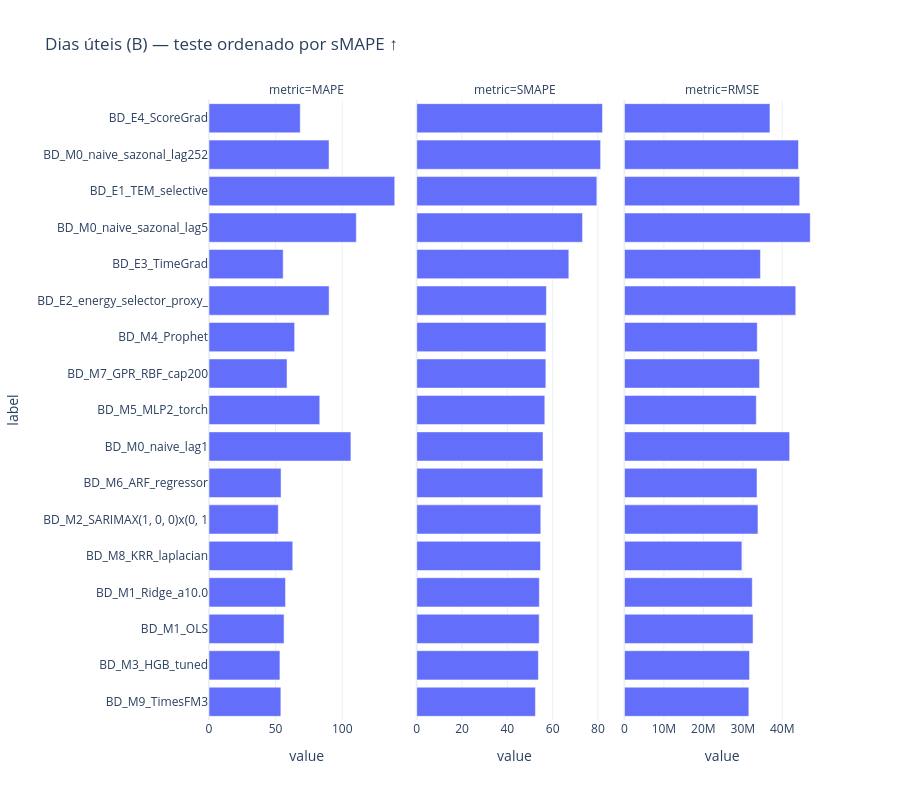
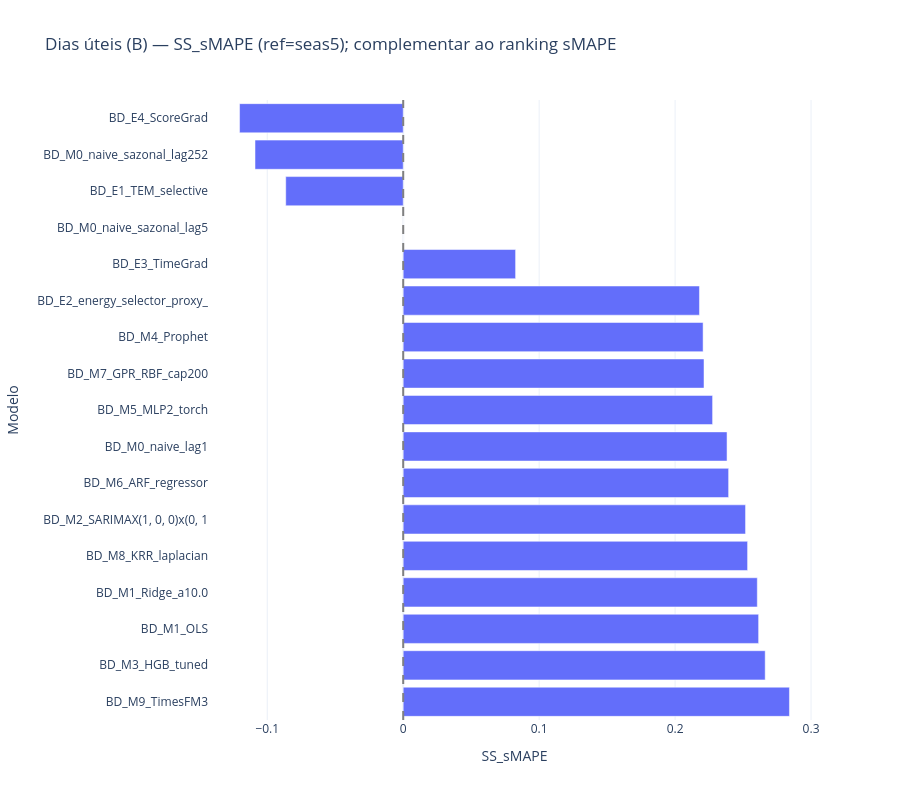
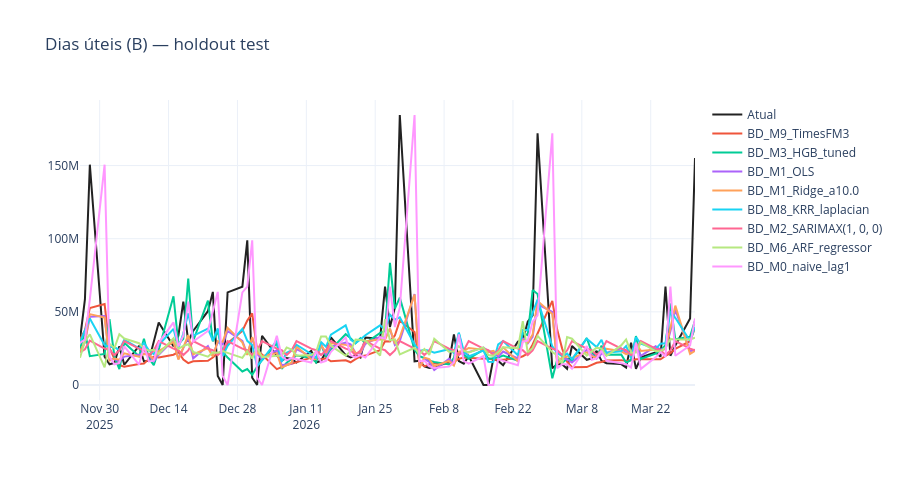
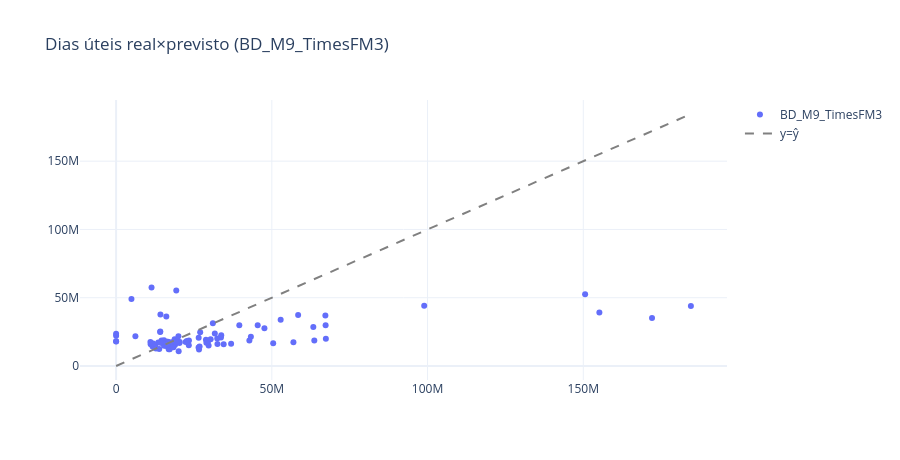

Here is the notebook cell these charts were saved with, in order:
### Markdown cell above
### Daily comparison — Ranking B (business days)

**How to read.** Same as ranking A, but the target is the **business-days-only** series. Primary ranking = sMAPE(test) on this grain; SS vs seas5. CSVs: `metrics_business_daily_test_ranked.csv`. Compare with A in the discussion — different targets, not a tie-break for the calendar grain.

### Code cell
res_df_bd = pd.DataFrame(results_bd)
if (not RUN_BUSINESS_DAILY) or res_df_bd.empty:
    print("Sem results_bd")
else:
    lag_bd = ctx_bd.split.seasonal_lag if ctx_bd is not None else 5
    pref_bd = ctx_bd.split.id_prefix if ctx_bd is not None else "BD_"
    res_df_bd = attach_skill_scores(res_df_bd, seasonal_lag=lag_bd, id_prefix=pref_bd)
    full_path = OUT_DIR / "metrics_business_daily_eval_protocol.csv"
    res_df_bd.to_csv(full_path, index=False)
    print("full business_daily ->", public_path_label(full_path))
    test_df_bd = res_df_bd[res_df_bd["stage"] == "test"].drop_duplicates(subset=["modelo"], keep="last")
    test_df_bd = filter_main_ranking(test_df_bd)
    test_df_bd = attach_skill_scores(test_df_bd, seasonal_lag=lag_bd, id_prefix=pref_bd)
    ranked_path = OUT_DIR / "metrics_business_daily_test_ranked.csv"
    test_df_bd.to_csv(ranked_path, index=False)
    print("ranked business_daily B ->", public_path_label(ranked_path))
    cols = [c for c in ["modelo", "MAPE", "SMAPE", "SS_SMAPE", "RMSE", "notes"] if c in test_df_bd.columns]
    print("=== Ranking B (business days): sMAPE ===")
    print(test_df_bd[cols].to_string(index=False))

    plot_models = [m for m in test_df_bd["modelo"] if m in preds_bd and np.isfinite(np.asarray(preds_bd[m], float)).any()]
    if plot_models and ctx_bd is not None:
        rows = []
        for m in plot_models:
            r = test_df_bd[test_df_bd["modelo"] == m].iloc[0]
            rows.append({"label": m[:28], "MAPE": r["MAPE"], "SMAPE": r["SMAPE"], "RMSE": r["RMSE"],
                         "SS_SMAPE": r.get("SS_SMAPE", np.nan)})
        plot_df = pd.DataFrame(rows).sort_values("SMAPE")
        long = plot_df.melt(id_vars=["label"], value_vars=["MAPE", "SMAPE", "RMSE"], var_name="metric", value_name="value")
        fig = px.bar(long, x="value", y="label", facet_col="metric", orientation="h",
                     title="Business days (B) — test ordered by sMAPE ↑", template="plotly_white")
        fig.update_xaxes(matches=None)
        fig.update_layout(height=max(480, 58 * len(plot_df) + 180), showlegend=False, margin=dict(t=80, b=50, l=170, r=40), font=dict(size=12), title=dict(font=dict(size=16)))
        fig.show(); save_fig(fig, "paper_v1_business_daily_test_metrics_all", 1200, max(480, 58 * len(plot_df) + 180))

        fig_ss = px.bar(plot_df.sort_values("SS_SMAPE", ascending=False), x="SS_SMAPE", y="label", orientation="h",
                        title="Business days (B) — SS_sMAPE (ref=seas5); complementary to sMAPE ranking",
                        template="plotly_white", labels={"SS_SMAPE": "SS_sMAPE", "label": "Model"})
        fig_ss.add_vline(x=0, line_dash="dash", line_color="gray")
        fig_ss.update_layout(height=max(480, 58 * len(plot_df) + 180), showlegend=False, margin=dict(t=80, b=50, l=170, r=40), font=dict(size=12), title=dict(font=dict(size=16)))
        fig_ss.show(); save_fig(fig_ss, "paper_v1_business_daily_skill_score", 1000, max(480, 58 * len(plot_df) + 180))

        fig_all = go.Figure()
        fig_all.add_trace(go.Scatter(x=dates_test_bd, y=y_test_bd, name="Atual", mode="lines", line=dict(width=2, color="#222")))
        for m in plot_models[:8]:
            fig_all.add_trace(go.Scatter(x=dates_test_bd, y=np.asarray(preds_bd[m], float), name=m[:22], mode="lines"))
        fig_all.update_layout(title="Business days (B) — holdout test", template="plotly_white", height=480)
        fig_all.show(); save_fig(fig_all, "paper_v1_business_daily_test_series_all", 1100, 480)

        best_name = test_df_bd.iloc[0]["modelo"]
        fig_sc = go.Figure()
        fig_sc.add_trace(go.Scatter(x=y_test_bd, y=np.asarray(preds_bd[best_name], float), mode="markers", name=best_name[:22]))
        lo, hi = float(np.nanmin(y_test_bd)), float(np.nanmax(y_test_bd))
        fig_sc.add_trace(go.Scatter(x=[lo, hi], y=[lo, hi], mode="lines", name="y=ŷ", line=dict(dash="dash", color="gray")))
        fig_sc.update_layout(title=f"Dias úteis real×previsto ({best_name})", template="plotly_white", height=460)
        fig_sc.show(); save_fig(fig_sc, "paper_v1_business_daily_real_vs_pred_best", 900, 460)

        preds_out = {"dates": [str(pd.Timestamp(d).date()) for d in dates_test_bd], "y_test": y_test_bd.tolist(),
                     "split": {"val_h": BD_VAL_H, "test_h": BD_TEST_H, "seasonal_lag": BD_SEASONAL_LAG},
                     "construction": gare_bd_status.get("construction")}
        for m, p in preds_bd.items():
            preds_out[m] = np.asarray(p, float).tolist()
        (OUT_DIR / "preds_business_daily_test.json").write_text(json.dumps(preds_out, indent=2))
        print("BEST business_daily", best_name, "SS", test_df_bd.iloc[0].get("SS_SMAPE"))
